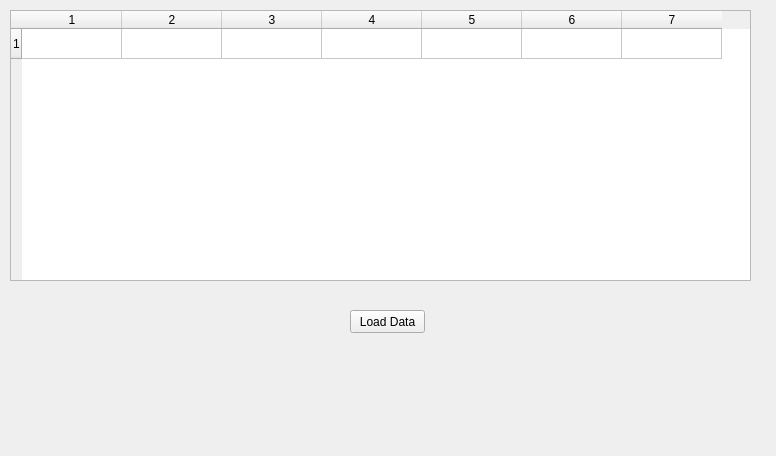
<?xml version="1.0" encoding="UTF-8"?>
<ui version="4.0">
 <class>Form</class>
 <widget class="QWidget" name="Form">
  <property name="geometry">
   <rect>
    <x>0</x>
    <y>0</y>
    <width>776</width>
    <height>456</height>
   </rect>
  </property>
  <property name="windowTitle">
   <string>Form</string>
  </property>
  <widget class="QTableWidget" name="tableWidget">
   <property name="geometry">
    <rect>
     <x>10</x>
     <y>10</y>
     <width>741</width>
     <height>271</height>
    </rect>
   </property>
   <property name="rowCount">
    <number>1</number>
   </property>
   <property name="columnCount">
    <number>7</number>
   </property>
   <row/>
   <column/>
   <column/>
   <column/>
   <column/>
   <column/>
   <column/>
   <column/>
  </widget>
  <widget class="QPushButton" name="load_button">
   <property name="geometry">
    <rect>
     <x>350</x>
     <y>310</y>
     <width>75</width>
     <height>23</height>
    </rect>
   </property>
   <property name="text">
    <string>Load Data</string>
   </property>
  </widget>
 </widget>
 <resources/>
 <connections/>
</ui>
